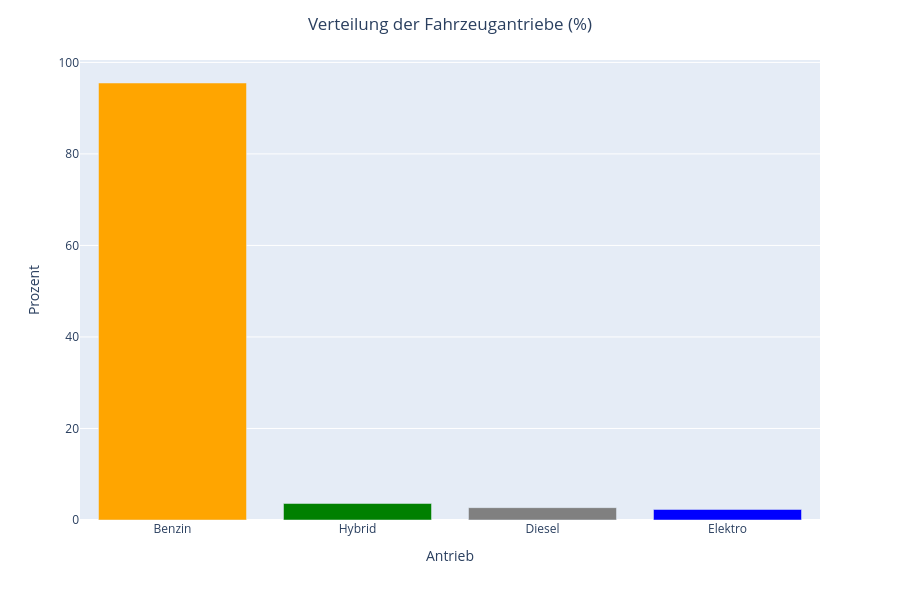

Notebook source saved alongside this figure:
### Code cell
#8. Welche Prozentsatz der Auto im Daten ist elektrisch, hybrid, benzinbetrieb oder dieselbetrieb?


alle_fahrzuege = (df['Fuel Type'].astype(str) + df['Fuel Type1'].astype(str) + df['Fuel Type2'].astype(str) + df['ATV Type'].astype(str)).str.lower()

ergebnis = {
    'Antrieb': ['Elektro', 'Hybrid', 'Benzin', 'Diesel'],
    'Prozent': [
        round(alle_fahrzuege.str.contains('electric').mean() * 100, 1),
        round(alle_fahrzuege.str.contains('hybrid').mean() * 100, 1),
        round(alle_fahrzuege.str.contains('gasoline').mean() * 100, 1),
        round(alle_fahrzuege.str.contains('diesel').mean() * 100, 1)
    ]
}

df_plot = pd.DataFrame(ergebnis)

df_plot = df_plot.sort_values(by='Prozent', ascending=False)

fig = px.bar(
    df_plot,
    x='Antrieb',
    y='Prozent',
    height=600,
    color='Antrieb',
    color_discrete_map={
        'Benzin': 'orange',
        'Diesel': 'gray',
        'Hybrid': 'green',
        'Elektro': 'blue'
    }
)

fig.update_layout(
    title={'text': 'Verteilung der Fahrzeugantriebe (%)', 'x': 0.5},
    showlegend=False 
)

fig.update_traces(textposition='outside')
fig.show()

### Figure 1 — Plotly figure (JSON) as saved in the notebook; plotly's stock layout.template omitted (floating-point values rounded to 4 significant figures)
{"data": [{"hovertemplate": "Antrieb=%{x}<br>Prozent=%{y}<extra></extra>", "legendgroup": "Benzin", "marker": {"color": "orange", "pattern": {"shape": ""}}, "name": "Benzin", "orientation": "v", "showlegend": true, "textposition": "outside", "type": "bar", "x": ["Benzin"], "xaxis": "x", "y": [95.5], "yaxis": "y"}, {"hovertemplate": "Antrieb=%{x}<br>Prozent=%{y}<extra></extra>", "legendgroup": "Hybrid", "marker": {"color": "green", "pattern": {"shape": ""}}, "name": "Hybrid", "orientation": "v", "showlegend": true, "textposition": "outside", "type": "bar", "x": ["Hybrid"], "xaxis": "x", "y": [3.6], "yaxis": "y"}, {"hovertemplate": "Antrieb=%{x}<br>Prozent=%{y}<extra></extra>", "legendgroup": "Diesel", "marker": {"color": "gray", "pattern": {"shape": ""}}, "name": "Diesel", "orientation": "v", "showlegend": true, "textposition": "outside", "type": "bar", "x": ["Diesel"], "xaxis": "x", "y": [2.7], "yaxis": "y"}, {"hovertemplate": "Antrieb=%{x}<br>Prozent=%{y}<extra></extra>", "legendgroup": "Elektro", "marker": {"color": "blue", "pattern": {"shape": ""}}, "name": "Elektro", "orientation": "v", "showlegend": true, "textposition": "outside", "type": "bar", "x": ["Elektro"], "xaxis": "x", "y": [2.3], "yaxis": "y"}], "layout": {"barmode": "relative", "height": 600, "legend": {"title": {"text": "Antrieb"}, "tracegroupgap": 0}, "margin": {"t": 60}, "showlegend": false, "title": {"text": "Verteilung der Fahrzeugantriebe (%)", "x": 0.5}, "xaxis": {"anchor": "y", "categoryarray": ["Benzin", "Hybrid", "Diesel", "Elektro"], "categoryorder": "array", "domain": [0, 1], "title": {"text": "Antrieb"}}, "yaxis": {"anchor": "x", "domain": [0, 1], "title": {"text": "Prozent"}}}}
